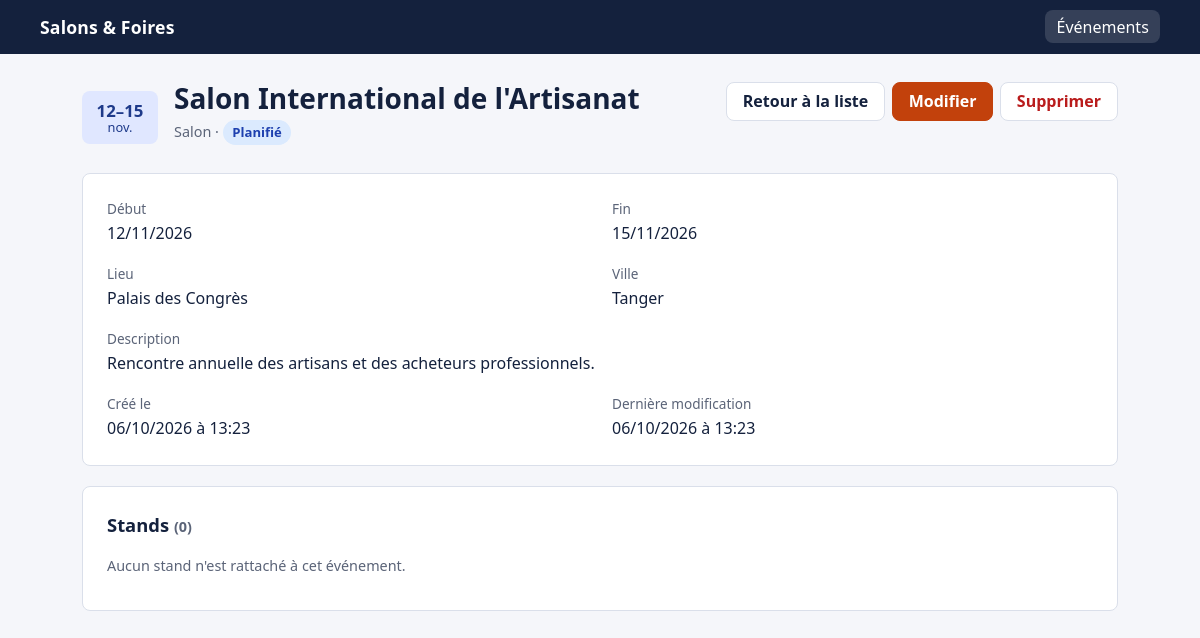
The app's page /evenements/show.php?id=1 with its own data.
### tables this page shows
CREATE TABLE IF NOT EXISTS evenement (
  id          INT UNSIGNED AUTO_INCREMENT PRIMARY KEY,
  titre       VARCHAR(150) NOT NULL,
  type        ENUM('salon','foire') NOT NULL DEFAULT 'salon',
  description TEXT NULL,
  date_debut  DATE NOT NULL,
  date_fin    DATE NOT NULL,
  lieu        VARCHAR(150) NOT NULL,
  ville       VARCHAR(100) NOT NULL,
  statut      ENUM('planifie','en_cours','termine','annule') NOT NULL DEFAULT 'planifie',
  created_at  TIMESTAMP NOT NULL DEFAULT CURRENT_TIMESTAMP,
  updated_at  TIMESTAMP NOT NULL DEFAULT CURRENT_TIMESTAMP ON UPDATE CURRENT_TIMESTAMP,
  CONSTRAINT chk_evenement_dates CHECK (date_fin >= date_debut)
);

### config/database.php (called while the page is built, shortened)
<?php
function db(): PDO
{
    static $pdo = null;
    if ($pdo === null) {
        $dsn = 'mysql:host=' . DB_HOST . ';dbname=' . DB_NAME . ';charset=utf8mb4';
        $pdo = new PDO($dsn, DB_USER, DB_PASS, [
            PDO::ATTR_ERRMODE            => PDO::ERRMODE_EXCEPTION,
            PDO::ATTR_DEFAULT_FETCH_MODE => PDO::FETCH_ASSOC,
            PDO::ATTR_EMULATE_PREPARES   => false,
        ]);
    }
    return $pdo;
}
?>

### models/Evenement.php (called while the page is built, shortened)
<?php
require_once __DIR__ . '/../config/database.php';
require_once __DIR__ . '/../includes/functions.php';
class Evenement
{
    public static function find(int $id): ?array
    {
        $stmt = db()->prepare('SELECT * FROM evenement WHERE id = :id');
        $stmt->execute([':id' => $id]);
        $row = $stmt->fetch();
        return $row ?: null;
    }
    public static function stands(int $id): array
    {
        $stmt = db()->prepare(
            'SELECT s.*, x.raison_sociale, sa.nom AS secteur
             FROM stand s
             LEFT JOIN exposant x ON x.id = s.exposant_id
             LEFT JOIN secteur_activite sa ON sa.id = x.secteur_id
             WHERE s.evenement_id = :id
             ORDER BY s.numero'
        );
        $stmt->execute([':id' => $id]);
        return $stmt->fetchAll();
    }
}

### evenements/show.php (the view, shortened to what this page needs)
<?php
require_once __DIR__ . '/../includes/functions.php';
require_once __DIR__ . '/../models/Evenement.php';
$id = (int) ($_GET['id'] ?? 0);
$ev = Evenement::find($id);
$stands = Evenement::stands($id);
require __DIR__ . '/../includes/header.php';
?>
<div class="page-head">
  <div class="title-with-tile">
    <?= date_tile($ev['date_debut'], $ev['date_fin']) ?>
    <div>
      <h1><?= e($ev['titre']) ?></h1>
      <p class="muted"><?= e(TYPES[$ev['type']] ?? $ev['type']) ?> · <?= badge_statut($ev['statut']) ?></p>
    </div>
  </div>
  <div class="actions">
    <a class="btn" href="index.php">Retour à la liste</a>
    <a class="btn btn-primary" href="edit.php?id=<?= $id ?>">Modifier</a>
    <?= delete_form($id) ?>
  </div>
</div>
<section class="panel">
  <dl class="details">
    <div><dt>Début</dt><dd><?= e(fmt_date($ev['date_debut'])) ?></dd></div>
    <div><dt>Fin</dt><dd><?= e(fmt_date($ev['date_fin'])) ?></dd></div>
    <div><dt>Lieu</dt><dd><?= e($ev['lieu']) ?></dd></div>
    <div><dt>Ville</dt><dd><?= e($ev['ville']) ?></dd></div>
    <div class="wide">
      <dt>Description</dt>
      <dd><?= $ev['description'] ? nl2br(e($ev['description'])) : '<span class="muted">Aucune description.</span>' ?></dd>
    </div>
    <div><dt>Créé le</dt><dd><?= e(date('d/m/Y à H:i', strtotime($ev['created_at']))) ?></dd></div>
    <div><dt>Dernière modification</dt><dd><?= e(date('d/m/Y à H:i', strtotime($ev['updated_at']))) ?></dd></div>
  </dl>
</section>
<section class="panel">
  <h2>Stands <span class="muted">(<?= count($stands) ?>)</span></h2>
  <?php if (!$stands): ?>
    <p class="muted">Aucun stand n'est rattaché à cet événement.</p>
  <?php endif; ?>
</section>
<?php require __DIR__ . '/../includes/footer.php'; ?>

### includes/functions.php (shortened to what this page needs)
<?php
function e(?string $value): string
{
    return htmlspecialchars((string) $value, ENT_QUOTES, 'UTF-8');
}
function fmt_date(string $date): string
{
    return date('d/m/Y', strtotime($date));
}
function csrf_token(): string
{
    return $_SESSION['csrf'];
}
function csrf_field(): string
{
    return '<input type="hidden" name="csrf" value="' . e(csrf_token()) . '">';
}
function badge_statut(string $statut): string
{
    $label = STATUTS[$statut] ?? $statut;
    return '<span class="badge badge-' . e($statut) . '">' . e($label) . '</span>';
}
function delete_form(int $id, string $class = 'btn btn-danger'): string
{
    return '<form method="post" action="' . BASE_URL . '/evenements/delete.php" class="inline"'
        . ' onsubmit="return confirm(\'Supprimer cet événement ? Les stands rattachés seront supprimés aussi.\');">'
        . csrf_field()
        . '<input type="hidden" name="id" value="' . $id . '">'
        . '<button type="submit" class="' . e($class) . '">Supprimer</button>'
        . '</form>';
}
function date_tile(string $debut, string $fin): string
{
    static $mois = ['janv.', 'févr.', 'mars', 'avr.', 'mai', 'juin', 'juil.', 'août', 'sept.', 'oct.', 'nov.', 'déc.'];
    $d = strtotime($debut);
    $f = strtotime($fin);
    $jd = (int) date('j', $d);
    $jf = (int) date('j', $f);
    $md = $mois[(int) date('n', $d) - 1];
    $mf = $mois[(int) date('n', $f) - 1];
    if ($debut === $fin) {
        $jours = (string) $jd;
        $moisTxt = $md;
    } elseif (date('Y-n', $d) === date('Y-n', $f)) {
        $jours = $jd . '–' . $jf;
        $moisTxt = $md;
    } else {
        $jours = $jd . '–' . $jf;
        $moisTxt = rtrim($md, '.') . '–' . $mf;
    }
    return '<span class="date-tile" title="' . e(fmt_date($debut) . ' au ' . fmt_date($fin)) . '">'
        . '<b>' . e($jours) . '</b><i>' . e($moisTxt) . '</i></span>';
}

### assets/css/style.css (style rules this page uses)
:root { --paper: #f5f6fa; --surface: #ffffff; --ink: #14213d; --muted: #5b6478; --line: #dadfea; --nav: #14213d; --brand: #c2410c; --brand-dark: #9a3412; --accent: #1d4ed8; --danger: #b91c1c; --danger-bg: #fee2e2; --danger-line: #fecaca; --ok: #166534; --ok-bg: #dcfce7; --ok-line: #bbf7d0; --radius: 8px; --font: "Segoe UI", system-ui, -apple-system, "Helvetica Neue", Arial, sans-serif; }
*, *::before, *::after { box-sizing: border-box; }
body { margin: 0; background: var(--paper); color: var(--ink); font: 16px/1.55 var(--font); }
a { color: var(--accent); }
h1 { font-size: 1.75rem; line-height: 1.2; margin: 0 0 .25rem; font-weight: 650; }
h2 { font-size: 1.15rem; margin: 0 0 1rem; font-weight: 650; }
p { margin: 0 0 .5rem; }
.muted { color: var(--muted); font-size: .9rem; }
.page-head { display: flex; align-items: flex-start; justify-content: space-between; flex-wrap: wrap; gap: 1rem; margin-bottom: 1.25rem; }
.btn { display: inline-flex; align-items: center; justify-content: center; padding: .55rem 1rem; border: 1px solid var(--line); border-radius: var(--radius); background: var(--surface); color: var(--ink); font: inherit; font-weight: 600; text-decoration: none; cursor: pointer; line-height: 1.2; }
.btn-primary { background: var(--brand); border-color: var(--brand); color: #fff; }
.btn-danger { color: var(--danger); }
form.inline { display: inline; margin: 0; }
.panel { background: var(--surface); border: 1px solid var(--line); border-radius: var(--radius); padding: 1.5rem; margin-bottom: 1.25rem; }
.actions { display: flex; flex-wrap: wrap; gap: .4rem; }
.date-tile { display: inline-flex; flex-direction: column; align-items: center; justify-content: center; min-width: 4.1rem; padding: .35rem .5rem; border-radius: var(--radius); background: #e0e7ff; color: #1e3a8a; line-height: 1.15; text-align: center; }
.date-tile b { font-size: 1.05rem; font-weight: 700; font-variant-numeric: tabular-nums; }
.date-tile i { font-style: normal; font-size: .8rem; }
.title-with-tile { display: flex; align-items: center; gap: 1rem; }
.title-with-tile .date-tile { min-width: 4.75rem; padding: .6rem .6rem; }
.badge { display: inline-block; padding: .15rem .6rem; border-radius: 999px; font-size: .82rem; font-weight: 600; }
.badge-planifie { background: #dbeafe; color: #1e40af; }
.details { display: grid; grid-template-columns: repeat(2, 1fr); gap: 1.1rem 1.5rem; margin: 0; }
.details dt { font-size: .85rem; color: var(--muted); margin-bottom: .1rem; }
.details dd { margin: 0; }
.details .wide { grid-column: 1 / -1; }

### records on screen
evenement: jours "12–15", date_debut "nov.", titre "Salon International de l'Artisanat", type "Salon", statut "Planifié", date_debut "12/11/2026", date_fin "15/11/2026", lieu "Palais des Congrès", ville "Tanger", description "Rencontre annuelle des artisans et des acheteurs professionnels.", created_at "06/10/2026 à 13:23", updated_at "06/10/2026 à 13:23"

### other values on screen
count($stands) "0"
